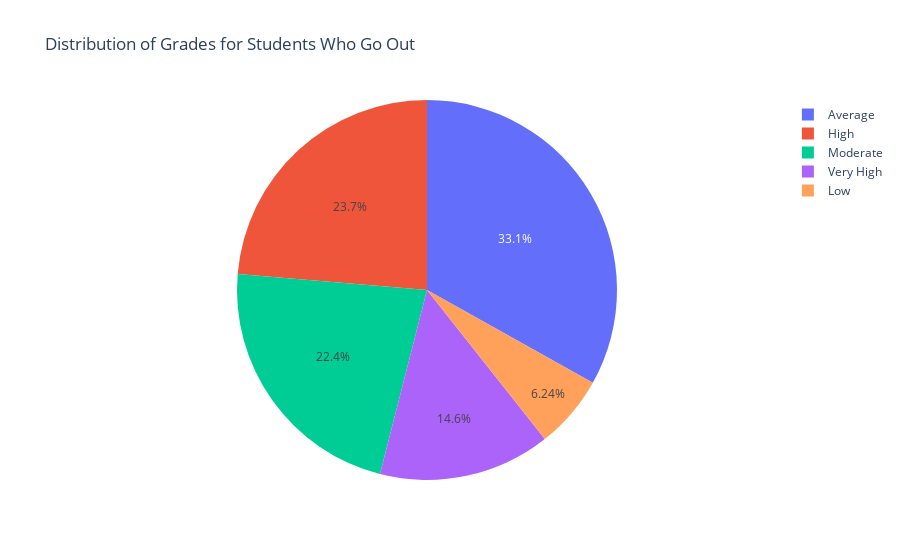

Write notebook code for a chart like this one.
### Code cell
import pandas as pd
import plotly.express as px

# Assume df is your DataFrame containing the data
goout_labels = {1: 'Low', 2: 'Moderate', 3: 'Average', 4: 'High', 5: 'Very High'}
df_vis['goout_label'] = df_vis['goout'].map(goout_labels)

# Calculate the distribution of grades for students who go out and those who don't
goout_distribution = df_vis['goout_label'].value_counts()

# Create pie charts for the distribution of grades
fig_goout = px.pie(names=goout_distribution.index, values=goout_distribution.values,
                   title='Distribution of Grades for Students Who Go Out')

# Display the pie charts
#fig_goout.show()

### Figure 1 — Plotly figure (JSON) as saved in the notebook; plotly's stock layout.template omitted (floating-point values rounded to 4 significant figures)
{"data": [{"domain": {"x": [0, 1], "y": [0, 1]}, "hovertemplate": "label=%{label}<br>value=%{value}<extra></extra>", "labels": ["Average", "High", "Moderate", "Very High", "Low"], "legendgroup": "", "name": "", "showlegend": true, "type": "pie", "values": [154, 110, 104, 68, 29]}], "layout": {"legend": {"tracegroupgap": 0}, "title": {"text": "Distribution of Grades for Students Who Go Out"}}}
